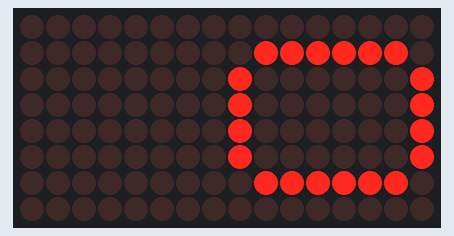
This sketch was run on a simulated Arduino Uno, built with avr-gcc and run on an emulated ATmega328P. On the bench: 16×8 LED matrix.

Above: at 0.1 s.
At 0.7 s:
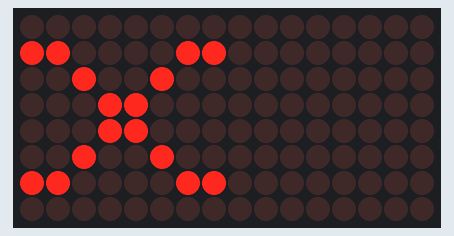

The sketch:

2_DOT_MATRIX_double_dot_matrix_with_ox_blink.ino
```cpp
#include <LedControl.h>

LedControl lc = LedControl(12, 11, 10, 2); //DIN, CLK, CS, #

byte shape1[] = {
  B00111100,
  B01000010,
  B01000010,
  B01000010,
  B01000010,
  B01000010,
  B01000010,
  B00111100
};

byte shape2[] = {
  B01000010,
  B01000010,
  B00100100,
  B00011000,
  B00011000,
  B00100100,
  B01000010,
  B01000010
};

void setup() {
  lc.shutdown(0, false); // energy saving mode: false
  lc.setIntensity(0, 7); // 0~15
  lc.clearDisplay(0);
  lc.shutdown(1, false); // energy saving mode: false
  lc.setIntensity(1, 7); // 0~15
  lc.clearDisplay(1);
  display_shape(0, 0);
  display_shape(1, 0);
}

void display_shape(int module, int type){
  if(type == 0){
    for(int i=0; i<8; i++){
      lc.setColumn(module, i, B00000000);
    }
  }
  else if(type == 1){
    for(int i=0; i<8; i++){
      lc.setColumn(module, i, shape1[i]);
    }
  }
  else if(type == 2){
    for(int i=0; i<8; i++){
      lc.setColumn(module, i, shape2[i]);
    }
  }
}

void loop() {
  display_shape(1, 1);
  display_shape(0, 0);
  delay(500);
  display_shape(1, 0);
  display_shape(0, 2);
  delay(500);
}
```

Measured:
- what the display in image 1 shows lasts 0.5 s, from 0.6 s to 1.1 s
